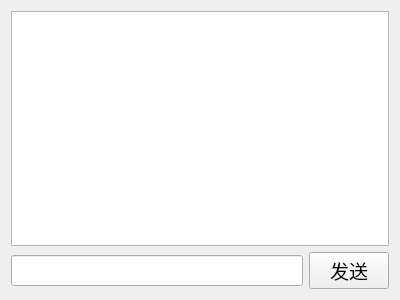
<?xml version="1.0" encoding="UTF-8"?>
<ui version="4.0">
 <class>Chat</class>
 <widget class="QWidget" name="Chat">
  <property name="geometry">
   <rect>
    <x>0</x>
    <y>0</y>
    <width>400</width>
    <height>300</height>
   </rect>
  </property>
  <property name="windowTitle">
   <string>Form</string>
  </property>
  <layout class="QVBoxLayout" name="verticalLayout">
   <item>
    <widget class="QTextEdit" name="show_TE">
     <property name="font">
      <font>
       <family>Agency FB</family>
       <pointsize>12</pointsize>
      </font>
     </property>
     <property name="readOnly">
      <bool>true</bool>
     </property>
    </widget>
   </item>
   <item>
    <layout class="QHBoxLayout" name="horizontalLayout">
     <item>
      <widget class="QLineEdit" name="input_LE">
       <property name="font">
        <font>
         <family>Agency FB</family>
         <pointsize>12</pointsize>
        </font>
       </property>
      </widget>
     </item>
     <item>
      <widget class="QPushButton" name="send_PB">
       <property name="font">
        <font>
         <family>Agency FB</family>
         <pointsize>14</pointsize>
        </font>
       </property>
       <property name="text">
        <string>发送</string>
       </property>
      </widget>
     </item>
    </layout>
   </item>
  </layout>
 </widget>
 <resources/>
 <connections/>
</ui>
